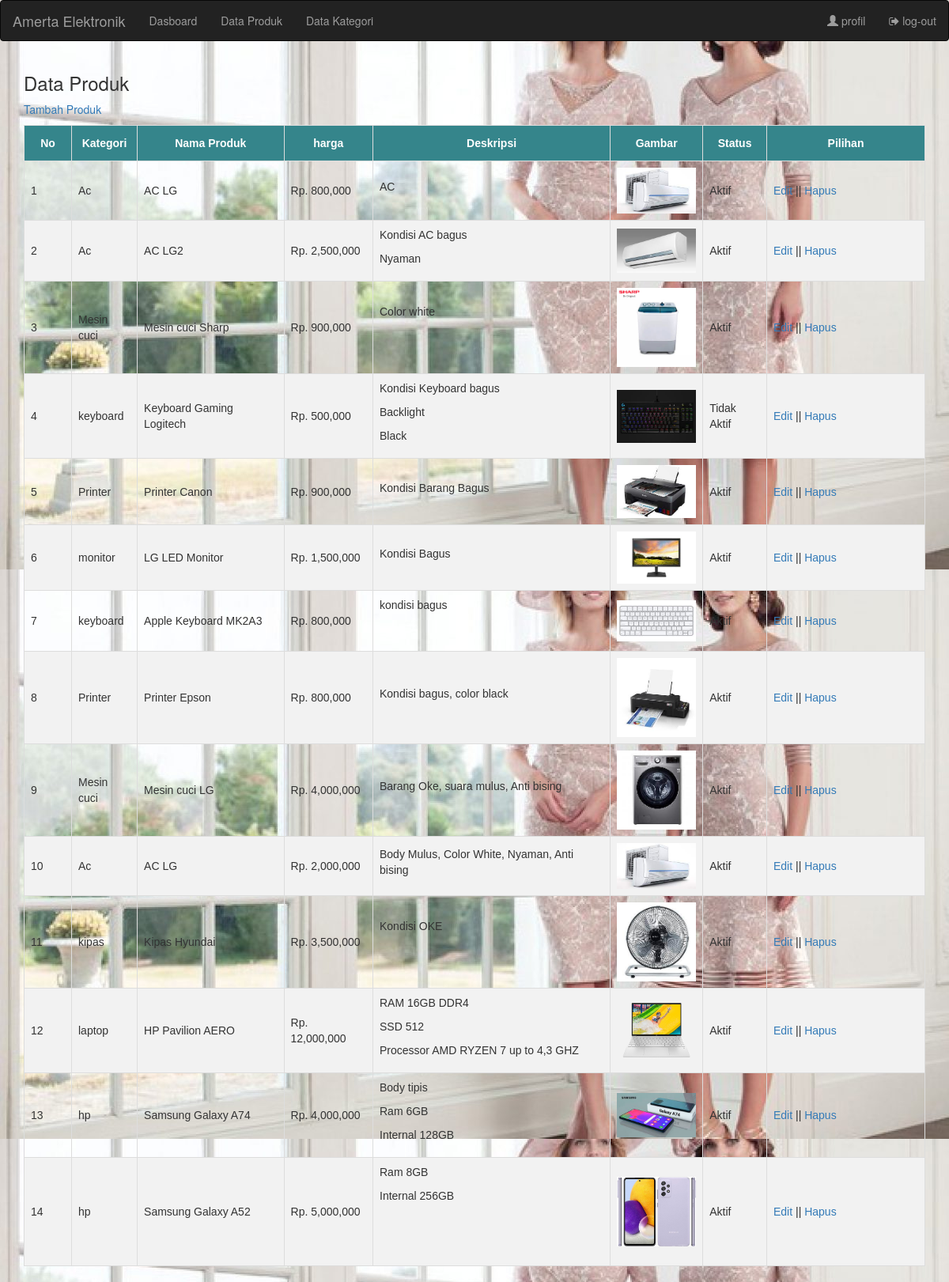
Page /data_produk.php (signed in) on the committed database.
### tables this page shows
CREATE TABLE `tb_product` (
  `product_id` int(11) NOT NULL,
  `category_id` int(11) NOT NULL,
  `product_name` varchar(100) NOT NULL,
  `product_price` int(11) NOT NULL,
  `product_description` text NOT NULL,
  `product_image` varchar(100) NOT NULL,
  `product_status` tinyint(1) NOT NULL,
  `date_created` timestamp NOT NULL DEFAULT current_timestamp()
);

CREATE TABLE `tb_kategori` (
  `category_id` int(11) NOT NULL,
  `category_name` varchar(50) NOT NULL
);

### data_produk.php (the view, shortened to what this page needs)
<?php
include 'db.php';
?>
<!DOCTYPE html>
<html lang="en">
<head>
  <link rel="stylesheet" href="https://maxcdn.bootstrapcdn.com/bootstrap/3.4.1/css/bootstrap.min.css">
  <link rel="stylesheet" href="https://cdnjs.cloudflare.com/ajax/libs/font-awesome/4.7.0/css/font-awesome.min.css">
  <link rel="stylesheet" href="css/style.css">
</head>
<body>
<nav class="navbar navbar-inverse">
  <div class="container-fluid">
    <div class="navbar-header">
      <a class="navbar-brand" href="dasboard.php">Amerta Elektronik</a>
    </div>
    <ul class="nav navbar-nav">
      <li class="nav"><a href="dasboard.php">Dasboard</a></li>
      <li class="nav"><a  href="data_produk.php">Data Produk<span></span></a></li>
      <li class="nav"><a href="data_kategori.php">Data Kategori</a></li>
    </ul>
    <ul class="nav navbar-nav navbar-right">
      <li><a href="profil.php"><span class="glyphicon glyphicon-user"></span> profil</a></li>
      <li><a href="logout.php"><span class="fa fa-sign-out"></span> log-out</a></li>
    </ul>
  </div>
</nav>
<div class="section">
  <div class="container">
  <h3>Data Produk</h3>
      <div class ="table">
          <p class="add-data"><a href="tambah_produk.php">Tambah Produk</a></p>
        <table border="1" class="data-table">
            <thead>
                <tr>
                    <th width ="60px" style="background-color: #35858B;">No</th>
                    <th style="background-color: #35858B;">Kategori</th>
                    <th style="background-color: #35858B;">Nama Produk</th>
                    <th style="background-color: #35858B;">harga</th>
                    <th style="background-color: #35858B;">Deskripsi</th>
                    <th style="background-color: #35858B;">Gambar</th>
                    <th style="background-color: #35858B;">Status</th>
                    <th width ="200px" style="background-color: #35858B;" >Pilihan</th>
                </tr>
            </thead>
            <tbody>
                <?php
                    $no = 1;
                    $produk = mysqli_query($conn, "SELECT *FROM tb_product LEFT JOIN  tb_kategori USING(category_id)ORDER BY product_id DESc");
                    if(mysqli_num_rows($produk)>0){
                    while($row = mysqli_fetch_array($produk)){
                ?>
                <tr>
                    <td ><?php echo $no++ ?></td>
                    <td><?php echo $row['category_name']?></td>
                    <td><?php echo $row['product_name']?></td>
                    <td>Rp. <?php echo number_format($row['product_price']) ?></td>
                    <td><?php echo $row['product_description']?></td>
                    <td><a href="produk/<?php echo $row['product_image']?>" target="blank"><img src="produk/<?php echo $row['product_image']?>" width="100px"></a></td>
                    <td><?php echo ($row['product_status']==0)? 'Tidak Aktif':'Aktif'?></td>
                    <td>
                        <a href="edit_produk.php?id=<?php echo $row['product_id']?>">Edit</a> || <a href="hapus_produk.php?$idp=<?php echo $row['product_id']?>" onclick="return confirm('Data akan dihapus?') ">Hapus</a>
                    </td>
                </tr>
                <?php }}else{ ?>
                    <tr>
                        <td colspan="8">Tidak ada data</td>
                    </tr>
                    <?php }?>
            </tbody>
        </table>
      </div>
    </div>
</body>
</html>

### css/style.css (style rules this page uses)
* { padding: 0; margin: 0; font-family: "Quicksand" sans-serif; }
body { background-image: url("background/background.jpg"); }
.data-table { font-family: Arial, Helvetica, sans-serif; border-collapse: collapse; width: 100%; }
.data-table tr, .data-table td { padding: 10px 14px; }
.data-table td, .data-table th { border: 1px solid #ddd; padding: 8px; }
.data-table tr:nth-child(even) { background-color: #f2f2f2; height: 30px; }
.data-table th { padding-top: 12px; padding-bottom: 12px; text-align: left; background-color: #04AA6D; color: white; }
.data-table th { text-align: center; }

### rows in the picture
tb_product: category.category_name "Ac", product_name "AC LG", product_price "800,000", product_description "AC", product_image (picture), product_status "Aktif"
tb_product: category.category_name "Ac", product_name "AC LG2", product_price "2,500,000", product_description "Kondisi AC bagus Nyaman", product_image (picture), product_status "Aktif"
tb_product: category.category_name "Mesin cuci", product_name "Mesin cuci Sharp", product_price "900,000", product_description "Color white", product_image (picture), product_status "Aktif"
tb_product: category.category_name "keyboard", product_name "Keyboard Gaming Logitech", product_price "500,000", product_description "Kondisi Keyboard bagus Backlight Black", product_image (picture), product_status "Tidak Aktif"
tb_product: category.category_name "Printer", product_name "Printer Canon", product_price "900,000", product_description "Kondisi Barang Bagus", product_image (picture), product_status "Aktif"
tb_product: category.category_name "monitor", product_name "LG LED Monitor", product_price "1,500,000", product_description "Kondisi Bagus", product_image (picture), product_status "Aktif"
tb_product: category.category_name "keyboard", product_name "Apple Keyboard MK2A3", product_price "800,000", product_description "kondisi bagus", product_image (picture), product_status "Aktif"
tb_product: category.category_name "Printer", product_name "Printer Epson", product_price "800,000", product_description "Kondisi bagus, color black", product_image (picture), product_status "Aktif"
tb_product: category.category_name "Mesin cuci", product_name "Mesin cuci LG", product_price "4,000,000", product_description "Barang Oke, suara mulus, Anti bising", product_image (picture), product_status "Aktif"
tb_product: category.category_name "Ac", product_name "AC LG", product_price "2,000,000", product_description "Body Mulus, Color White, Nyaman, Anti bising", product_image (picture), product_status "Aktif"
tb_product: category.category_name "kipas", product_name "Kipas Hyundai", product_price "3,500,000", product_description "Kondisi OKE", product_image (picture), product_status "Aktif"
tb_product: category.category_name "laptop", product_name "HP Pavilion AERO", product_price "12,000,000", product_description "RAM 16GB DDR4 SSD 512 Processor AMD RYZEN 7 up to 4,3 GHZ", product_image (picture), product_status "Aktif"
tb_product: category.category_name "hp", product_name "Samsung Galaxy A74", product_price "4,000,000", product_description "Body tipis Ram 6GB Internal 128GB", product_image (picture), product_status "Aktif"
tb_product: category.category_name "hp", product_name "Samsung Galaxy A52", product_price "5,000,000", product_description "Ram 8GB Internal 256GB", product_image (picture), product_status "Aktif"
